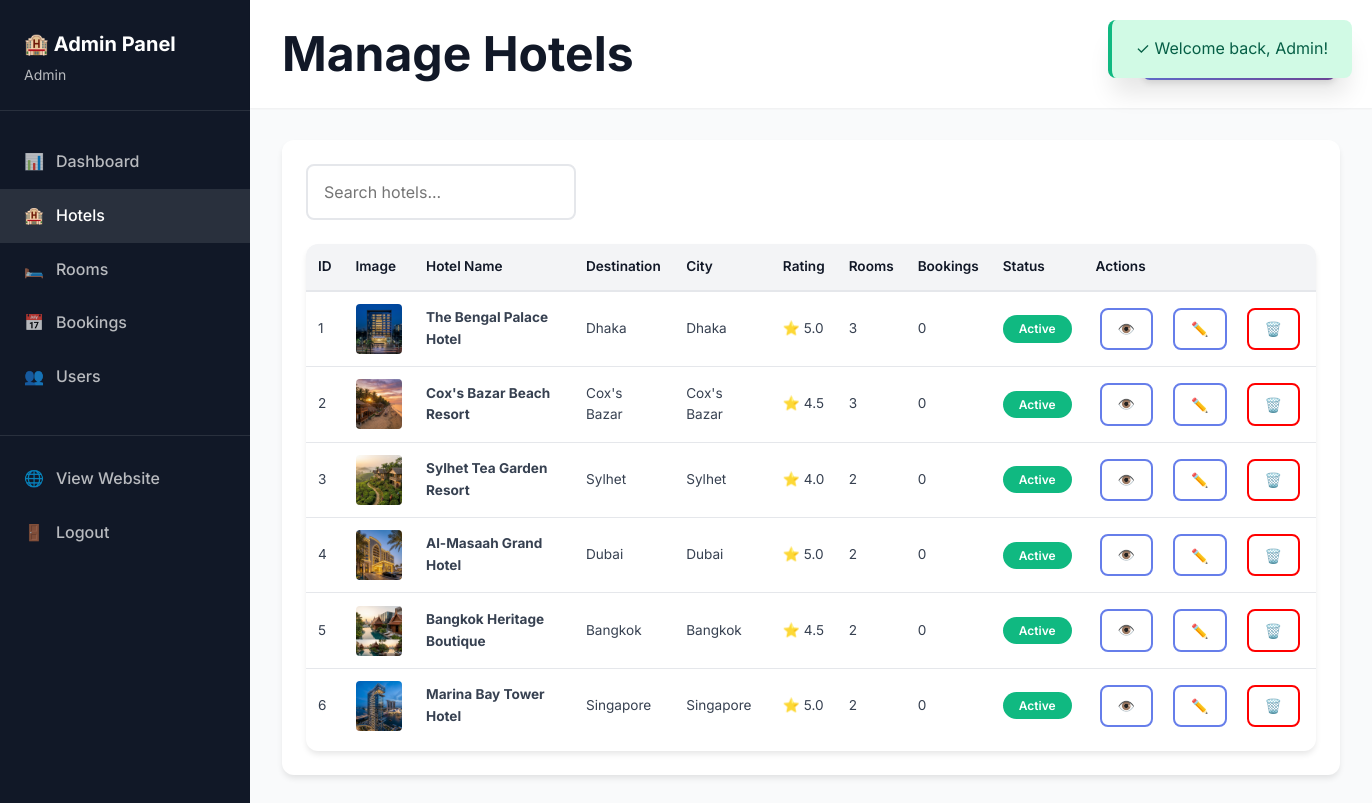
The app's page /admin/manage-hotels.php (signed in) with its own data.
### tables this page shows
CREATE TABLE IF NOT EXISTS hotels (
    id INT PRIMARY KEY AUTO_INCREMENT,
    destination_id INT NOT NULL,
    name VARCHAR(200) NOT NULL,
    address TEXT NOT NULL,
    city VARCHAR(100) NOT NULL,
    country VARCHAR(100) NOT NULL,
    description TEXT,
    amenities TEXT,
    star_rating DECIMAL(2,1) DEFAULT 0,
    image VARCHAR(255),
    gallery TEXT,
    latitude DECIMAL(10, 8),
    longitude DECIMAL(11, 8),
    is_active TINYINT(1) DEFAULT 1,
    created_at TIMESTAMP DEFAULT CURRENT_TIMESTAMP,
    updated_at TIMESTAMP DEFAULT CURRENT_TIMESTAMP ON UPDATE CURRENT_TIMESTAMP,
    FOREIGN KEY (destination_id) REFERENCES destinations(id) ON DELETE CASCADE,
    INDEX idx_destination (destination_id),
    INDEX idx_city (city),
    INDEX idx_active (is_active),
    INDEX idx_rating (star_rating)
);

CREATE TABLE IF NOT EXISTS destinations (
    id INT PRIMARY KEY AUTO_INCREMENT,
    name VARCHAR(100) NOT NULL,
    type ENUM('domestic', 'international') NOT NULL,
    country VARCHAR(100) NOT NULL,
    description TEXT,
    image VARCHAR(255),
    is_active TINYINT(1) DEFAULT 1,
    created_at TIMESTAMP DEFAULT CURRENT_TIMESTAMP,
    INDEX idx_type (type),
    INDEX idx_active (is_active)
);

### admin/manage-hotels.php (the view, shortened to what this page needs)
<?php
require_once __DIR__ . '/includes/admin-header.php';
$db = Database::getInstance();
$conn = $db->getConnection();
$hotels = $conn->query("
    SELECT h.*, d.name as destination_name,
           (SELECT COUNT(*) FROM rooms WHERE hotel_id = h.id) as room_count,
           (SELECT COUNT(*) FROM bookings WHERE hotel_id = h.id) as booking_count
    FROM hotels h
    LEFT JOIN destinations d ON h.destination_id = d.id
    WHERE h.is_active = 1
    ORDER BY h.created_at DESC
");
?>
<div class="admin-container">
    <?php include __DIR__ . '/includes/admin-sidebar.php'; ?>
    <div class="admin-content">
        <div class="admin-header">
            <h1 style="margin: 0;">Manage Hotels</h1>
            <button class="btn btn-primary" onclick="openModal('addHotelModal')">
            </button>
        </div>
        <div style="background: white; padding: 1.5rem; border-radius: var(--radius-lg); box-shadow: var(--shadow-md);">
            <div style="margin-bottom: 1.5rem;">
                <input type="text" id="searchInput" class="form-input" placeholder="Search hotels..."
                    onkeyup="searchTable('searchInput', 'hotelsTable')" style="max-width: 400px;">
            </div>
            <div class="data-table">
                <table id="hotelsTable">
                    <thead>
                        <tr>
                            <th>ID</th>
                            <th>Image</th>
                            <th>Hotel Name</th>
                            <th>Destination</th>
                            <th>City</th>
                            <th>Rating</th>
                            <th>Rooms</th>
                            <th>Bookings</th>
                            <th>Status</th>
                            <th>Actions</th>
                        </tr>
                    </thead>
                    <tbody>
                        <?php if ($hotels->num_rows > 0): ?>
                            <?php while ($hotel = $hotels->fetch_assoc()): ?>
                                <tr>
                                    <td><?php echo $hotel['id']; ?></td>
                                    <td>
                                        <img src="<?php echo !empty($hotel['image']) ? $hotel['image'] : 'https://via.placeholder.com/50'; ?>"
                                            alt="Hotel"
                                            style="width: 50px; height: 50px; object-fit: cover; border-radius: 4px;">
                                    </td>
                                    <td><strong><?php echo htmlspecialchars($hotel['name']); ?></strong></td>
                                    <td><?php echo htmlspecialchars($hotel['destination_name']); ?></td>
                                    <td><?php echo htmlspecialchars($hotel['city']); ?></td>
                                    <td>
                                        <div style="display: flex; align-items: center; gap: 0.25rem;">
                                            <span>⭐</span>
                                            <span><?php echo $hotel['star_rating']; ?></span>
                                        </div>
                                    </td>
                                    <td><?php echo $hotel['room_count']; ?></td>
                                    <td><?php echo $hotel['booking_count']; ?></td>
                                    <td>
                                        <?php if ($hotel['is_active']): ?>
                                            <span class="badge badge-success">Active</span>
                                        <?php else: ?>
                                            <span class="badge badge-error">Inactive</span>
                                        <?php endif; ?>
                                    </td>
                                    <td>
                                        <div class="action-buttons">
                                            <a href="<?php echo SITE_URL; ?>/hotel-details.php?id=<?php echo $hotel['id']; ?>"
                                                class="btn btn-outline btn-sm" target="_blank" title="View">
                                                👁️
                                            </a>
                                            <button class="btn btn-outline btn-sm"
                                                data-hotel='<?php echo htmlspecialchars(json_encode($hotel), ENT_QUOTES, 'UTF-8'); ?>'
                                                onclick="editHotel(this)" title="Edit">
                                                ✏️
                                            </button>
                                            <?php if ($hotel['is_active']): ?>
                                                <button class="btn btn-outline btn-sm" style="color: red; border-color: red;"
                                                    onclick="deleteHotel(<?php echo $hotel['id']; ?>)" title="Delete">
                                                    🗑️
                                                </button>
                                            <?php endif; ?>
                                        </div>
                                    </td>
                                </tr>
                            <?php endwhile; ?>
                        <?php endif; ?>
                    </tbody>
                </table>
            </div>
        </div>
    </div>
</div>
</body>
</html>

### assets/css/style.css (style rules this page uses)
:root { --primary: #667eea; --primary-dark: #5a67d8; --secondary: #764ba2; --accent: #f093fb; --gradient-primary: linear-gradient(135deg, #667eea 0%, #764ba2 100%); --gradient-secondary: linear-gradient(135deg, #f093fb 0%, #f5576c 100%); --gradient-accent: linear-gradient(135deg, #4facfe 0%, #00f2fe 100%); --gradient-dark: linear-gradient(135deg, #2d3748 0%, #1a202c 100%); --white: #ffffff; --black: #000000; --gray-50: #f9fafb; --gray-100: #f3f4f6; --gray-200: #e5e7eb; --gray-300: #d1d5db; --gray-400: #9ca3af; --gray-500: #6b7280; --gray-600: #4b5563; --gray-700: #374151; --gray-800: #1f2937; --gray-900: #111827; --success: #10b981; --warning: #f59e0b; --error: #ef4444; --info: #3b82f6; --spacing-xs: 0.25rem; --spacing-sm: 0.5rem; --spacing-md: 1rem; --spacing-lg: 1.5rem; --spacing-xl: 2rem; --spacing-2xl: 3rem; --spacing-3xl: 4rem; --radius-sm: 0.375rem; --radius-md: 0.5rem; --radius-lg: 0.75rem; --radius-xl: 1rem; --radius-2xl: 1.5rem; --radius-full: 9999px; --shadow-sm: 0 1px 2px 0 rgba(0, 0, 0, 0.05); --shadow-md: 0 4px 6px -1px rgba(0, 0, 0, 0.1); --shadow-lg: 0 10px 15px -3px rgba(0, 0, 0, 0.1); --shadow-xl: 0 20px 25px -5px rgba(0, 0, 0, 0.1); --shadow-2xl: 0 25px 50px -12px rgba(0, 0, 0, 0.25); --transition-fast: 150ms ease-in-out; --transition-base: 300ms ease-in-out; --transition-slow: 500ms ease-in-out; --font-family: 'Inter', -apple-system, BlinkMacSystemFont, 'Segoe UI', sans-serif; --font-size-xs: 0.75rem; --font-size-sm: 0.875rem; --font-size-base: 1rem; --font-size-lg: 1.125rem; --font-size-xl: 1.25rem; --font-size-2xl: 1.5rem; --font-size-3xl: 1.875rem; --font-size-4xl: 2.25rem; --font-size-5xl: 3rem; }
* { margin: 0; padding: 0; box-sizing: border-box; }
html { scroll-behavior: smooth; }
body { font-family: var(--font-family); font-size: var(--font-size-base); line-height: 1.6; color: var(--gray-800); background-color: var(--gray-50); overflow-x: hidden; }
img { max-width: 100%; height: auto; display: block; }
a { text-decoration: none; color: inherit; transition: var(--transition-base); }
button { cursor: pointer; border: none; background: none; font-family: inherit; }
input, textarea, select { font-family: inherit; font-size: inherit; }
body { display: flex; flex-direction: column; min-height: 100vh; }
h1, h2, h3, h4, h5, h6 { font-weight: 700; line-height: 1.2; color: var(--gray-900); margin-bottom: var(--spacing-md); }
h1 { font-size: var(--font-size-5xl); }
.form-input, .form-select { padding: var(--spacing-md); border: 2px solid var(--gray-200); border-radius: var(--radius-md); transition: var(--transition-base); background: var(--white); }
.btn { display: inline-flex; align-items: center; justify-content: center; gap: var(--spacing-sm); padding: var(--spacing-md) var(--spacing-xl); font-weight: 600; border-radius: var(--radius-md); transition: var(--transition-base); cursor: pointer; border: none; font-size: var(--font-size-base); margin: var(--spacing-xs); }
.btn-primary { background: var(--gradient-primary); color: var(--white); box-shadow: var(--shadow-md); }
.btn-outline { background: transparent; color: var(--primary); border: 2px solid var(--primary); }
.btn-sm { padding: var(--spacing-sm) var(--spacing-md); font-size: var(--font-size-sm); }
.btn+.btn { margin-left: var(--spacing-sm); }
.badge { display: inline-block; padding: var(--spacing-xs) var(--spacing-md); font-size: var(--font-size-xs); font-weight: 600; border-radius: var(--radius-full); }
.badge-success { background: var(--success); color: var(--white); }

### records on screen
hotels: id "1", image (picture), name "The Bengal Palace Hotel", destination.name "Dhaka", city "Dhaka", star_rating "5.0", room_count "3", booking_count "0", is_active "Active"
hotels: id "2", image (picture), name "Cox's Bazar Beach Resort", destination.name "Cox's Bazar", city "Cox's Bazar", star_rating "4.5", room_count "3", booking_count "0", is_active "Active"
hotels: id "3", image (picture), name "Sylhet Tea Garden Resort", destination.name "Sylhet", city "Sylhet", star_rating "4.0", room_count "2", booking_count "0", is_active "Active"
hotels: id "4", image (picture), name "Al-Masaah Grand Hotel", destination.name "Dubai", city "Dubai", star_rating "5.0", room_count "2", booking_count "0", is_active "Active"
hotels: id "5", image (picture), name "Bangkok Heritage Boutique", destination.name "Bangkok", city "Bangkok", star_rating "4.5", room_count "2", booking_count "0", is_active "Active"
hotels: id "6", image (picture), name "Marina Bay Tower Hotel", destination.name "Singapore", city "Singapore", star_rating "5.0", room_count "2", booking_count "0", is_active "Active"

### other values on screen
Session::getFlash('success') "Welcome back, Admin!"
Session::getUserName() "Admin"
